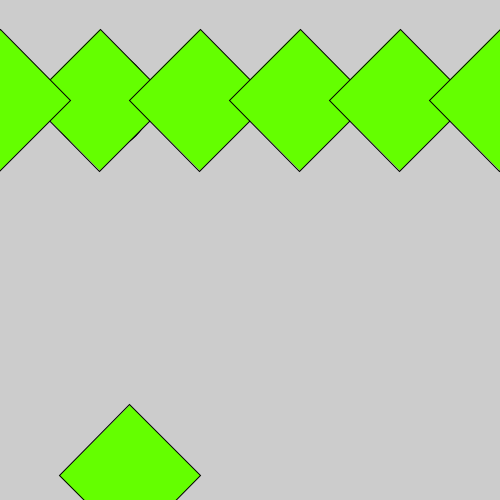
Frame 1 (no input)
Frame 60 (the mouse pressed at the canvas centre just before this capture): identical to frame 1, image omitted
Frame 120 (the mouse held since frame 60 and released just before this capture): identical to frame 1, image omitted

The Processing sketch that drew this single still picture (run headless with seeded random() and noise(); from frame 60 on, the mouse is pressed at the canvas centre):

// Processing sketch: Void_Functions_Demo
// ── Void_Functions_Demo.pde
/*
Avery Feingold
6/30/2022
Custom Functions Demo
Created for HM Intro CS Summer 2022
*/


void setup() {
  
  // We've seen three different types of function "output":
  
  // outputs to the GUI: draws something
  size(500, 500);
  circle(100, 100, 100);
  
  
  // does not output
  fill(100, 255, 0);
  textSize(40);
  
  
  // outputs to the code: "returns" a value
  int x = int(random(0, 10));
  abs(-5);
  
  
  
  
  
  diamond(100, 100);
  diamond(0, 100);
  diamond(random(0, width), random(0, height));
  diamond(200, 100);
  diamond(300, 100);
  diamond(400, 100);
  diamond(500, 100);
}


// We can make our own function to output to the GUI

/*
Draws a diamond (45 degree tilted square) to the GUI
Inputs: 
  float xOffset: x-coordinate of center of diamond
  float yOffset: y-coordinate of center of diamond
*/
void diamond(float xOffset, float yOffset) {
  push();
  rectMode(CENTER);
  translate(xOffset, yOffset);
  rotate(radians(45));
  square(0, 0, 100);
  pop();
}







void draw() {
  
}

void mousePressed() {
  
}

void keyPressed() {
  
}
